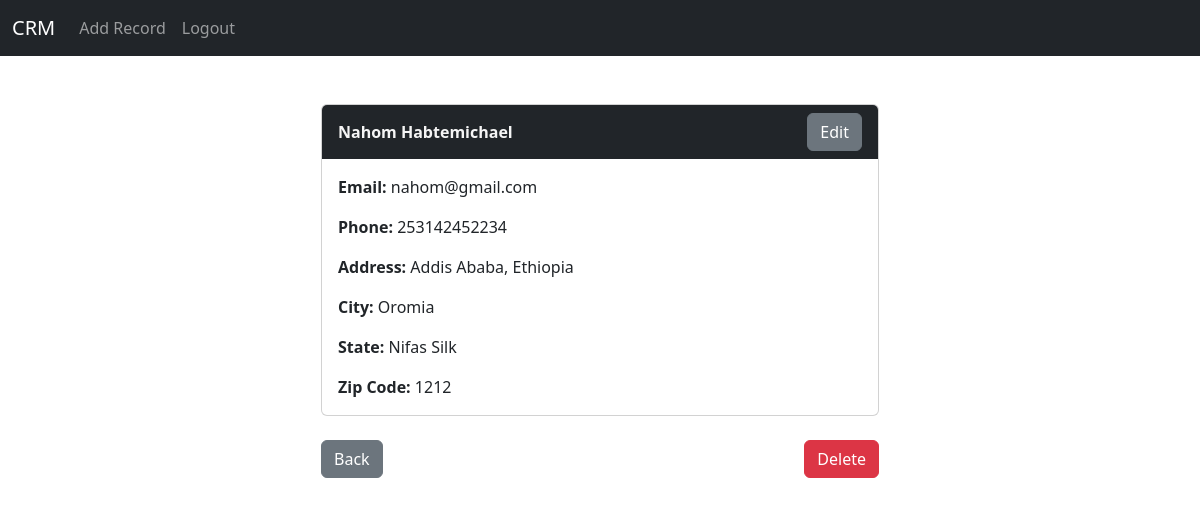
The app's page /record/6 (signed in) with its own data.
### crmApp/models.py (models this page shows, shortened)
class Record(models.Model):
    created_at = models.DateTimeField(auto_now_add=True)
    first_name = models.CharField(max_length=50)
    last_name = models.CharField(max_length=50)
    email = models.CharField(max_length=70)
    phone = models.CharField(max_length=15)
    address = models.CharField(max_length=40)
    city = models.CharField(max_length=50)
    state = models.CharField(max_length=30)
    zipcode = models.CharField(max_length=20)

### crmApp/views.py (the view)
# urls.py: path('record/<int:id>', views.customer_record, name='record'),
def customer_record(request, id):
    customer = Record.objects.get(id=id)
    if request.user.is_authenticated:
        return render(request, 'record.html', {'customer': customer})
    else:
        messages.error(request, "You must be logged in to view this page ...")
        return redirect('home')

### crmApp/templates/record.html
{% extends 'base.html' %}
{% block content%}
<br/>
<div class="col-md-6 offset-md-3">
    <div class="card">
        <div class="card-header border-0" style="background-color: rgb(33, 37, 41); color: whitesmoke;">
            <div class="d-flex align-items-center justify-content-between">
                <strong>{{customer.first_name}} {{customer.last_name}}</strong>
                <a href="{% url 'edit_record' customer.id %}" class="btn btn-secondary">Edit</a>
            </div>
        </div>
        <div class="card-body">
          <p class="card-text stripped"><strong>Email:</strong> {{customer.email}}</p>
          <p class="card-text"><strong>Phone:</strong> {{customer.phone}}</p>
          <p class="card-text"><strong>Address:</strong> {{customer.address}}</p>
          <p class="card-text"><strong>City:</strong> {{customer.city}}</p>
          <p class="card-text"><strong>State:</strong> {{customer.state}}</p>
          <p class="card-text"><strong>Zip Code:</strong> {{customer.zipcode}}</p>
        </div>
      </div>
      <br/>
      <div class="d-flex justify-content-between">
        <a href="{% url 'home' %}" class="btn btn-secondary">Back</a>
        <a href="{% url 'delete_record' customer.id %}" class="btn btn-danger">Delete</a>
      </div>
</div>
{% endblock %}

### records on screen
Record: first_name "Nahom", last_name "Habtemichael", email "nahom@gmail.com", phone "253142452234", address "Addis Ababa, Ethiopia", city "Oromia", state "Nifas Silk", zipcode "1212"
